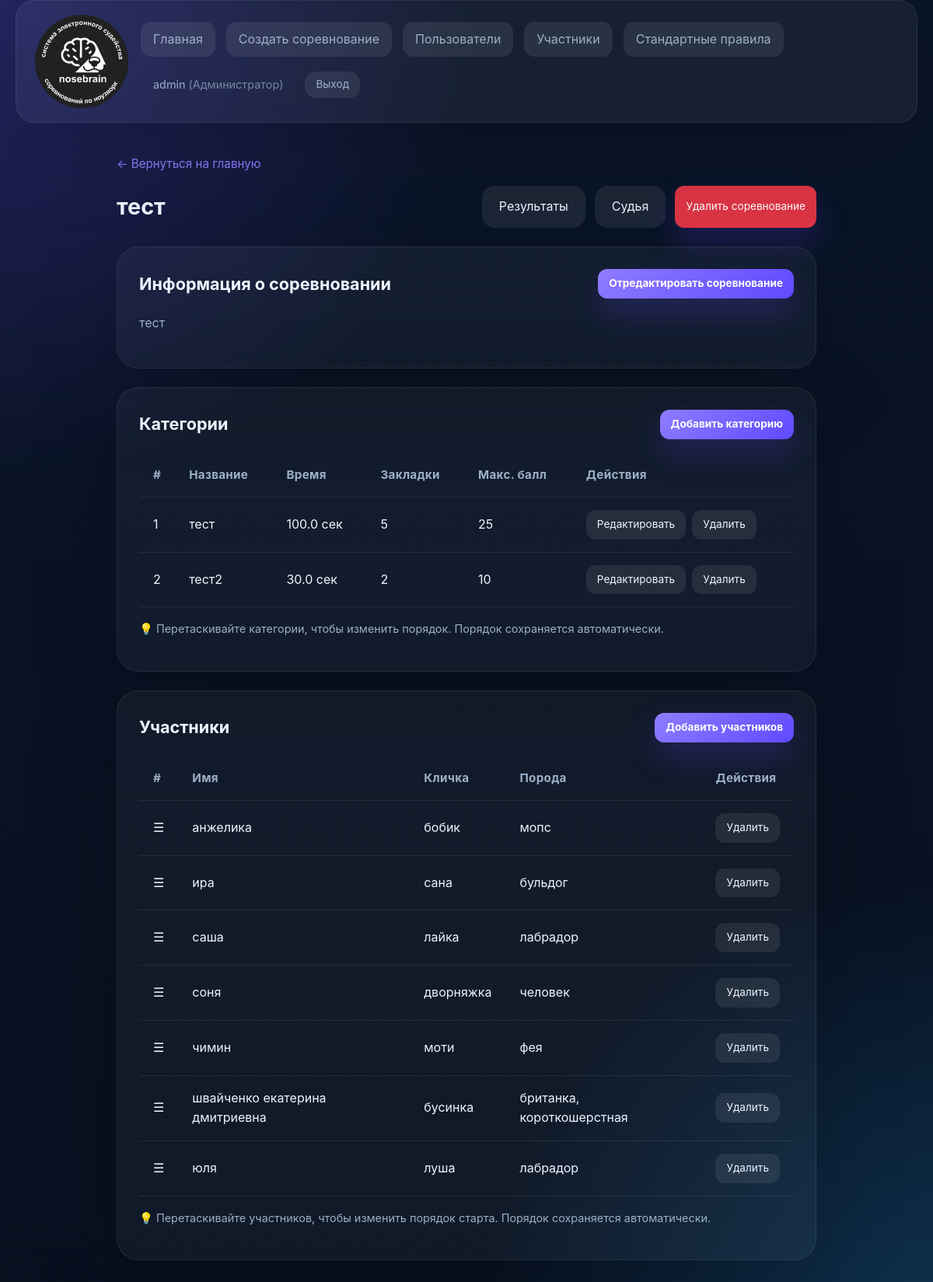
The app's page /manage.php?competition_id=13 (signed in), older data.
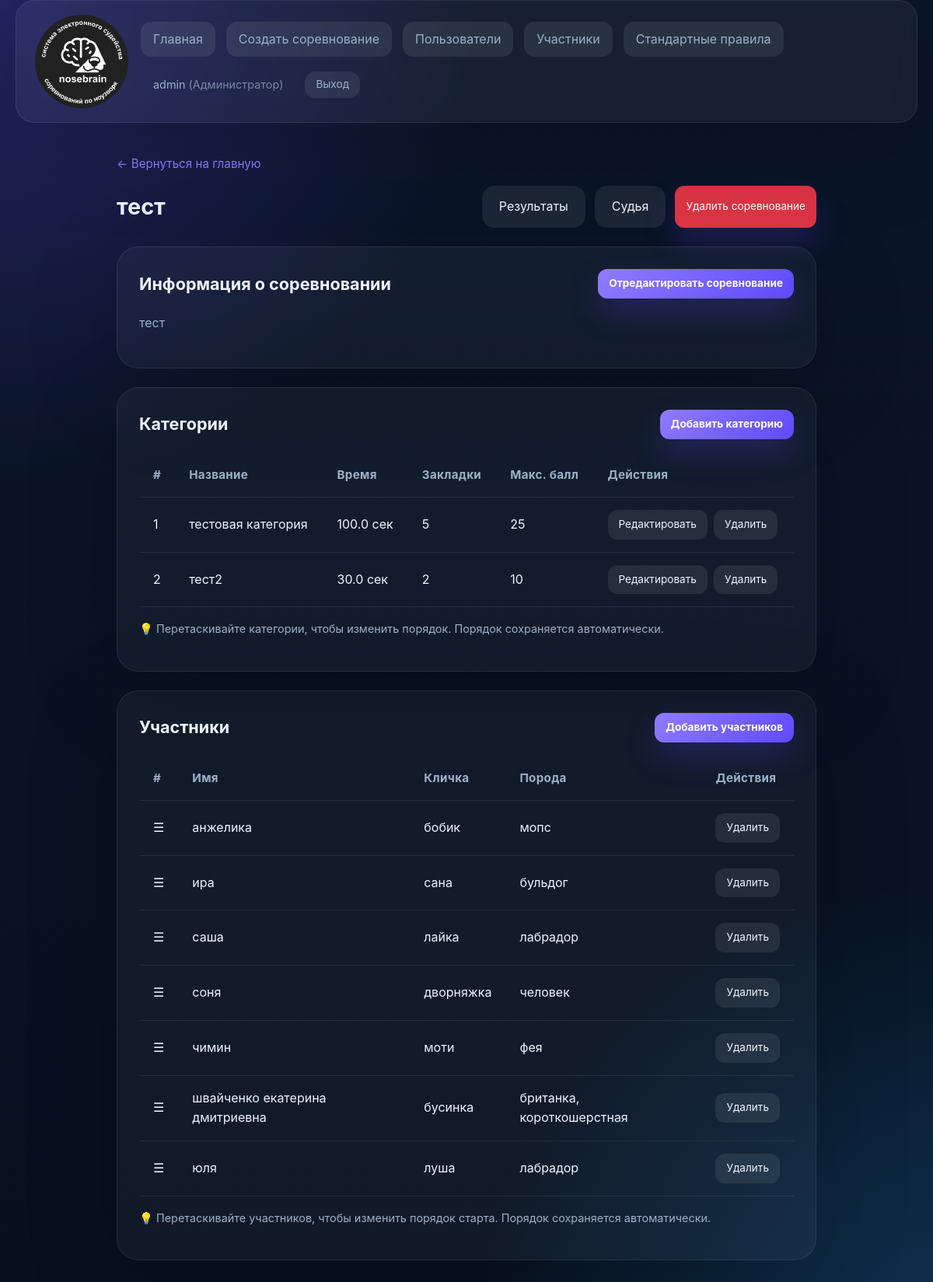
The same page, newer data.
### tables this page shows
CREATE TABLE categories (
                id INTEGER PRIMARY KEY AUTOINCREMENT,
                competition_id INTEGER NOT NULL,
                name TEXT NOT NULL,
                time_limit REAL NOT NULL,
                hides_count INTEGER NOT NULL,
                max_score INTEGER NOT NULL, sort_order INTEGER DEFAULT 0,
                FOREIGN KEY (competition_id) REFERENCES competitions(id)
            );

### manage.php (the view, shortened to what the changed rows need)
<?php
require_once __DIR__ . '/auth.php';
require_once __DIR__ . '/src/functions.php';
$canManageParticipants = canManageParticipants();
$dbManager = new DatabaseManager();
$service = new CompetitionService($dbManager);
$selectedCompetitionId = filter_input(INPUT_GET, 'competition_id', FILTER_VALIDATE_INT);
$selectedCompetition = $selectedCompetitionId ? $service->getCompetitionById($selectedCompetitionId) : null;
$categories = $selectedCompetitionId !== null ? $service->getCategoriesByCompetition($selectedCompetitionId) : [];
$competitionParticipants = $selectedCompetitionId !== null ? $service->getParticipantsByCompetition($selectedCompetitionId) : [];
?>
<!DOCTYPE html>
<html lang="ru">
<head>
    <link rel="stylesheet" href="style.css">
</head>
<body>
<main class="page-shell">
    <div class="manage-container">
        <?php if (!$selectedCompetition): ?>
            <div class="section-panel">
                <h2 class="manage-title">Нет выбранного соревнования</h2>
                <p>Перейдите на страницу соревнования через кнопку "Управление" в списке соревнований.</p>
                <div class="button-group" style="margin-top: 18px;">
                    <a class="button" href="index.php">К списку соревнований</a>
                </div>
            </div>
        <?php else: ?>
            <div class="manage-header">
                <h1 class="manage-title"><?= escape($selectedCompetition->getName()) ?></h1>
            </div>
            <div class="section-panel">
                <h2>
                    Информация о соревновании
                    <button type="button" class="button btn-small" onclick="openModal('edit-competition-modal')">Отредактировать соревнование</button>
                </h2>
            </div>
            <div class="section-panel">
                <h2>
                    Категории
                    <button type="button" class="button btn-small" onclick="openModal('add-category-modal')">Добавить категорию</button>
                </h2>
                <?php if (count($categories) === 0): ?>
                    <div class="empty-state">У этого соревнования пока нет категорий.</div>
                <?php else: ?>
                    <div class="table-wrapper">
                        <table class="table" id="categories-table">
                            <thead>
                            <tr>
                                <th style="width: 40px;">#</th>
                                <th>Название</th>
                                <th>Время</th>
                                <th>Закладки</th>
                                <th>Макс. балл</th>
                                <th>Действия</th>
                            </tr>
                            </thead>
                            <tbody id="categories-tbody">
                            <?php foreach ($categories as $index => $category): ?>
                                <tr data-category-id="<?= $category->getId() ?>" class="draggable-row" draggable="true">
                                    <td class="drag-handle" title="Перетащите для изменения порядка"><?= $index + 1 ?></td>
                                    <td><?= escape($category->getName()) ?></td>
                                    <td><?= number_format($category->getTimeLimit(), 1) ?> сек</td>
                                    <td><?= $category->getHidesCount() ?></td>
                                    <td><?= $category->getMaxScore() ?></td>
                                    <td>
                                        <div class="category-row-actions">
                                            <button type="button" class="button button--secondary btn-small" onclick='openEditCategoryModal(<?= json_encode([
                                                'id' => $category->getId(),
                                                'name' => $category->getName(),
                                                'timeLimit' => $category->getTimeLimit(),
                                                'hidesCount' => $category->getHidesCount(),
                                                'maxScore' => $category->getMaxScore(),
                                                'penaltyRules' => array_map(fn($rule) => [
                                                    'name' => $rule->getName(),
                                                    'type' => $rule->getType(),
                                                    'points' => implode(', ', $rule->getPoints())
                                                ], $category->getPenaltyRules())
                                            ], JSON_HEX_TAG | JSON_HEX_APOS | JSON_HEX_QUOT) ?>)'>Редактировать</button>
                                            <form method="post" style="display:inline;" onsubmit="return confirm('Вы уверены, что хотите удалить категорию?')">
                                                <button type="submit" class="button button--secondary btn-small">Удалить</button>
                                            </form>
                                        </div>
                                    </td>
                                </tr>
                            <?php endforeach; ?>
                            </tbody>
                        </table>
                    </div>
                <?php endif; ?>
            </div>
            <div class="section-panel">
                <h2>
                    Участники
                    <?php if ($canManageParticipants): ?>
                    <button type="button" class="button btn-small" onclick="openModal('add-participant-modal')">Добавить участников</button>
                    <?php endif; ?>
                </h2>
                <?php if (count($competitionParticipants) === 0): ?>
                    <div class="empty-state">В этом соревновании пока нет участников.</div>
                <?php else: ?>
                    <div class="table-wrapper">
                        <table class="table" id="participants-table">
                            <thead>
                            <tr>
                                <th style="width: 40px;">#</th>
                                <th>Имя</th>
                                <th>Кличка</th>
                                <th>Порода</th>
                                <th>Действия</th>
                            </tr>
                            </thead>
                        </table>
                    </div>
                <?php endif; ?>
            </div>
        <?php endif; ?>
    </div>
</main>
</body>
</html>

Row changes from the older to the newer data that the page shows:
changed categories: name "тест" → "тестовая категория"
